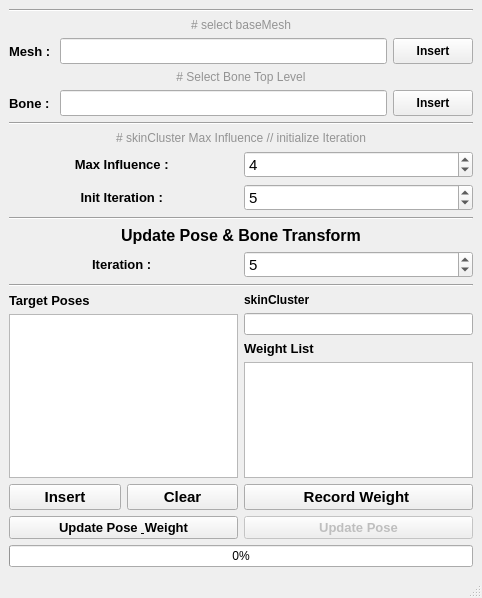
<?xml version="1.0" encoding="UTF-8"?>
<ui version="4.0">
 <class>MainWindow</class>
 <widget class="QMainWindow" name="MainWindow">
  <property name="geometry">
   <rect>
    <x>0</x>
    <y>0</y>
    <width>482</width>
    <height>598</height>
   </rect>
  </property>
  <property name="windowTitle">
   <string>MainWindow</string>
  </property>
  <widget class="QWidget" name="centralwidget">
   <layout class="QGridLayout" name="gridLayout">
    <item row="0" column="0">
     <layout class="QVBoxLayout" name="verticalLayout">
      <item>
       <widget class="Line" name="line">
        <property name="orientation">
         <enum>Qt::Horizontal</enum>
        </property>
       </widget>
      </item>
      <item>
       <widget class="QLabel" name="label_16">
        <property name="styleSheet">
         <string notr="true">color: rgb(147, 147, 147);</string>
        </property>
        <property name="text">
         <string># select baseMesh</string>
        </property>
        <property name="alignment">
         <set>Qt::AlignCenter</set>
        </property>
       </widget>
      </item>
      <item>
       <layout class="QHBoxLayout" name="horizontalLayout_4">
        <item>
         <widget class="QLabel" name="label_4">
          <property name="font">
           <font>
            <pointsize>10</pointsize>
            <weight>75</weight>
            <bold>true</bold>
           </font>
          </property>
          <property name="text">
           <string>Mesh : </string>
          </property>
         </widget>
        </item>
        <item>
         <widget class="QLineEdit" name="mesh_LED">
          <property name="font">
           <font>
            <pointsize>11</pointsize>
           </font>
          </property>
          <property name="readOnly">
           <bool>true</bool>
          </property>
         </widget>
        </item>
        <item>
         <widget class="QPushButton" name="mesh_BTN">
          <property name="enabled">
           <bool>true</bool>
          </property>
          <property name="sizePolicy">
           <sizepolicy hsizetype="Preferred" vsizetype="Preferred">
            <horstretch>0</horstretch>
            <verstretch>0</verstretch>
           </sizepolicy>
          </property>
          <property name="font">
           <font>
            <weight>75</weight>
            <bold>true</bold>
           </font>
          </property>
          <property name="text">
           <string>Insert</string>
          </property>
         </widget>
        </item>
       </layout>
      </item>
      <item>
       <widget class="QLabel" name="label_5">
        <property name="styleSheet">
         <string notr="true">color: rgb(147, 147, 147);</string>
        </property>
        <property name="text">
         <string># Select Bone Top Level</string>
        </property>
        <property name="alignment">
         <set>Qt::AlignCenter</set>
        </property>
       </widget>
      </item>
      <item>
       <layout class="QHBoxLayout" name="horizontalLayout_3">
        <item>
         <widget class="QLabel" name="label_3">
          <property name="font">
           <font>
            <pointsize>10</pointsize>
            <weight>75</weight>
            <bold>true</bold>
           </font>
          </property>
          <property name="text">
           <string>Bone : </string>
          </property>
         </widget>
        </item>
        <item>
         <widget class="QLineEdit" name="boneList_LED">
          <property name="font">
           <font>
            <pointsize>11</pointsize>
           </font>
          </property>
          <property name="readOnly">
           <bool>true</bool>
          </property>
         </widget>
        </item>
        <item>
         <widget class="QPushButton" name="boneList_BTN">
          <property name="enabled">
           <bool>true</bool>
          </property>
          <property name="sizePolicy">
           <sizepolicy hsizetype="Preferred" vsizetype="Preferred">
            <horstretch>0</horstretch>
            <verstretch>0</verstretch>
           </sizepolicy>
          </property>
          <property name="font">
           <font>
            <weight>75</weight>
            <bold>true</bold>
           </font>
          </property>
          <property name="text">
           <string>Insert</string>
          </property>
         </widget>
        </item>
       </layout>
      </item>
      <item>
       <widget class="Line" name="line_3">
        <property name="orientation">
         <enum>Qt::Horizontal</enum>
        </property>
       </widget>
      </item>
      <item>
       <widget class="QLabel" name="label_17">
        <property name="styleSheet">
         <string notr="true">color: rgb(147, 147, 147);</string>
        </property>
        <property name="text">
         <string># skinCluster Max Influence // initialize Iteration</string>
        </property>
        <property name="alignment">
         <set>Qt::AlignCenter</set>
        </property>
       </widget>
      </item>
      <item>
       <layout class="QHBoxLayout" name="horizontalLayout_5">
        <item>
         <widget class="QLabel" name="label_6">
          <property name="font">
           <font>
            <pointsize>10</pointsize>
            <weight>75</weight>
            <bold>true</bold>
           </font>
          </property>
          <property name="text">
           <string>Max Influence : </string>
          </property>
          <property name="alignment">
           <set>Qt::AlignCenter</set>
          </property>
         </widget>
        </item>
        <item>
         <widget class="QSpinBox" name="maxInfluence_SPB">
          <property name="font">
           <font>
            <pointsize>11</pointsize>
           </font>
          </property>
          <property name="value">
           <number>4</number>
          </property>
         </widget>
        </item>
       </layout>
      </item>
      <item>
       <layout class="QHBoxLayout" name="horizontalLayout_6">
        <item>
         <widget class="QLabel" name="label_7">
          <property name="font">
           <font>
            <pointsize>10</pointsize>
            <weight>75</weight>
            <bold>true</bold>
           </font>
          </property>
          <property name="text">
           <string>Init Iteration : </string>
          </property>
          <property name="alignment">
           <set>Qt::AlignCenter</set>
          </property>
         </widget>
        </item>
        <item>
         <widget class="QSpinBox" name="initIteration_SPB">
          <property name="font">
           <font>
            <pointsize>11</pointsize>
           </font>
          </property>
          <property name="value">
           <number>5</number>
          </property>
         </widget>
        </item>
       </layout>
      </item>
      <item>
       <widget class="Line" name="line_4">
        <property name="orientation">
         <enum>Qt::Horizontal</enum>
        </property>
       </widget>
      </item>
      <item>
       <widget class="QLabel" name="label_10">
        <property name="font">
         <font>
          <pointsize>12</pointsize>
          <weight>75</weight>
          <bold>true</bold>
         </font>
        </property>
        <property name="text">
         <string>Update Pose &amp; Bone Transform</string>
        </property>
        <property name="alignment">
         <set>Qt::AlignCenter</set>
        </property>
       </widget>
      </item>
      <item>
       <layout class="QHBoxLayout" name="horizontalLayout_8">
        <item>
         <widget class="QLabel" name="label_9">
          <property name="font">
           <font>
            <pointsize>10</pointsize>
            <weight>75</weight>
            <bold>true</bold>
           </font>
          </property>
          <property name="text">
           <string>Iteration : </string>
          </property>
          <property name="alignment">
           <set>Qt::AlignCenter</set>
          </property>
         </widget>
        </item>
        <item>
         <widget class="QSpinBox" name="updateIteration_SPB">
          <property name="font">
           <font>
            <pointsize>11</pointsize>
           </font>
          </property>
          <property name="value">
           <number>5</number>
          </property>
         </widget>
        </item>
       </layout>
      </item>
      <item>
       <widget class="Line" name="line_5">
        <property name="orientation">
         <enum>Qt::Horizontal</enum>
        </property>
       </widget>
      </item>
      <item>
       <layout class="QHBoxLayout" name="horizontalLayout">
        <item>
         <layout class="QVBoxLayout" name="verticalLayout_2">
          <item>
           <widget class="QLabel" name="label_8">
            <property name="font">
             <font>
              <pointsize>10</pointsize>
              <weight>75</weight>
              <bold>true</bold>
             </font>
            </property>
            <property name="text">
             <string>Target Poses</string>
            </property>
           </widget>
          </item>
          <item>
           <widget class="QListWidget" name="poses_LWG">
            <property name="font">
             <font>
              <pointsize>11</pointsize>
             </font>
            </property>
           </widget>
          </item>
          <item>
           <layout class="QHBoxLayout" name="horizontalLayout_7">
            <item>
             <widget class="QPushButton" name="posesInsert_BTN">
              <property name="font">
               <font>
                <pointsize>11</pointsize>
                <weight>75</weight>
                <bold>true</bold>
               </font>
              </property>
              <property name="text">
               <string>Insert</string>
              </property>
             </widget>
            </item>
            <item>
             <widget class="QPushButton" name="posesClear_BTN">
              <property name="font">
               <font>
                <pointsize>11</pointsize>
                <weight>75</weight>
                <bold>true</bold>
               </font>
              </property>
              <property name="text">
               <string>Clear</string>
              </property>
             </widget>
            </item>
           </layout>
          </item>
          <item>
           <widget class="QPushButton" name="both_BTN">
            <property name="font">
             <font>
              <pointsize>10</pointsize>
              <weight>75</weight>
              <bold>true</bold>
             </font>
            </property>
            <property name="text">
             <string>Update Pose &amp; Weight</string>
            </property>
           </widget>
          </item>
         </layout>
        </item>
        <item>
         <layout class="QVBoxLayout" name="verticalLayout_3">
          <item>
           <widget class="QLabel" name="label">
            <property name="font">
             <font>
              <weight>75</weight>
              <bold>true</bold>
             </font>
            </property>
            <property name="text">
             <string>skinCluster</string>
            </property>
           </widget>
          </item>
          <item>
           <widget class="QLineEdit" name="skinCluster_LED">
            <property name="readOnly">
             <bool>true</bool>
            </property>
           </widget>
          </item>
          <item>
           <widget class="QLabel" name="label_11">
            <property name="font">
             <font>
              <pointsize>10</pointsize>
              <weight>75</weight>
              <bold>true</bold>
             </font>
            </property>
            <property name="text">
             <string>Weight List</string>
            </property>
           </widget>
          </item>
          <item>
           <widget class="QListWidget" name="weight_LWG">
            <property name="font">
             <font>
              <pointsize>11</pointsize>
             </font>
            </property>
           </widget>
          </item>
          <item>
           <layout class="QHBoxLayout" name="horizontalLayout_10">
            <item>
             <widget class="QPushButton" name="recordWeight_BTN">
              <property name="font">
               <font>
                <pointsize>11</pointsize>
                <weight>75</weight>
                <bold>true</bold>
               </font>
              </property>
              <property name="text">
               <string>Record Weight </string>
              </property>
             </widget>
            </item>
           </layout>
          </item>
          <item>
           <widget class="QPushButton" name="updatePose_BTN">
            <property name="enabled">
             <bool>false</bool>
            </property>
            <property name="font">
             <font>
              <pointsize>10</pointsize>
              <weight>75</weight>
              <bold>true</bold>
             </font>
            </property>
            <property name="text">
             <string>Update Pose</string>
            </property>
           </widget>
          </item>
         </layout>
        </item>
       </layout>
      </item>
      <item>
       <layout class="QHBoxLayout" name="horizontalLayout_9"/>
      </item>
      <item>
       <widget class="QProgressBar" name="inprogress_PGB">
        <property name="value">
         <number>0</number>
        </property>
       </widget>
      </item>
     </layout>
    </item>
   </layout>
  </widget>
  <widget class="QMenuBar" name="menubar">
   <property name="geometry">
    <rect>
     <x>0</x>
     <y>0</y>
     <width>482</width>
     <height>21</height>
    </rect>
   </property>
  </widget>
  <widget class="QStatusBar" name="statusbar"/>
 </widget>
 <resources/>
 <connections/>
</ui>
